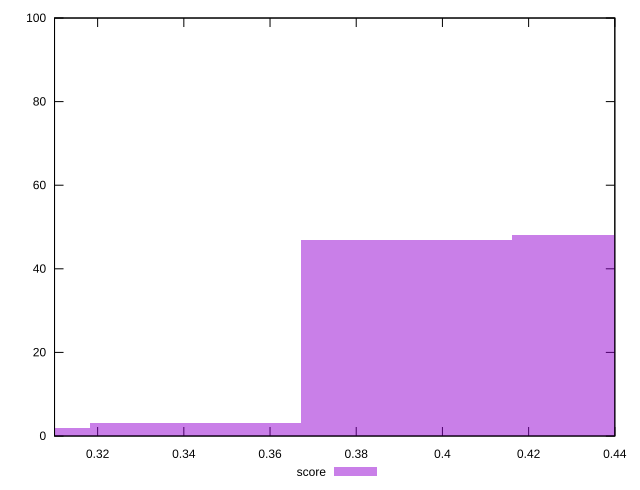

Write the gnuplot code that produced this figure.
reset

$score <<EOF
0.39158429089343966 47
0.3426362545317597 3
0.4405323272551196 48
0.29368821817007973 2
EOF

set key outside below
set boxwidth 0.04894803636167996
set xrange [0.31:0.44]
set yrange [0:100]
set trange [0:100]
set style fill transparent solid 0.5 noborder
set terminal svg size 640, 490 enhanced background rgb 'white'
set output "reports/report_00027_2021-02-24T12-40-31.850Z/uses-rel-preload/samples/music/score/histogram.svg"

plot $score title "score" with boxes

reset
